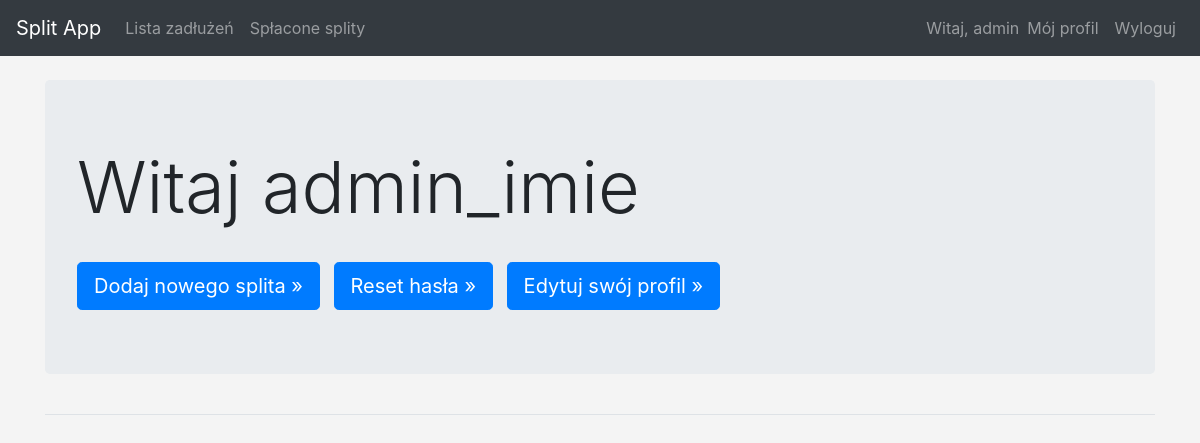
The app's page / (signed in), older data.
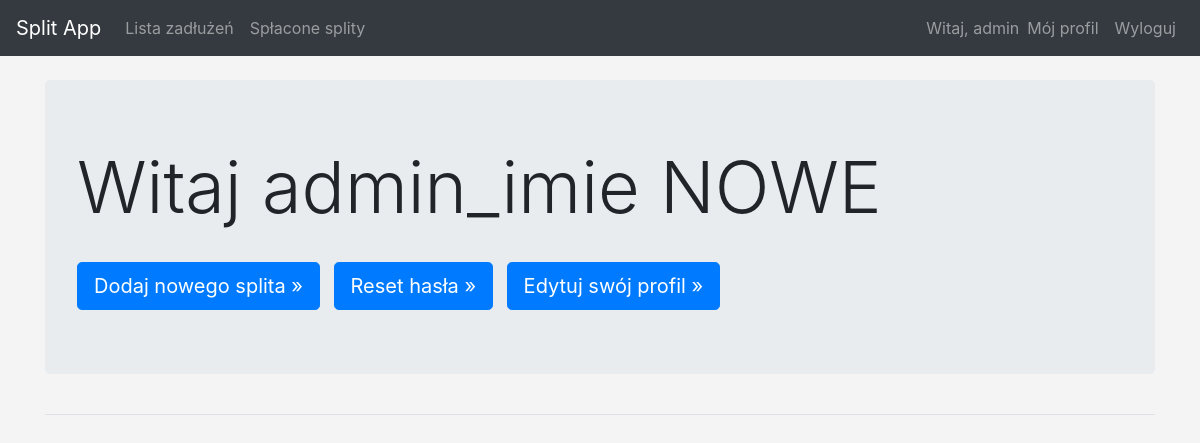
The same page, newer data.
### users/models.py (models this page shows, shortened)
class Profile(models.Model):
    user = models.OneToOneField(User, related_name="profile", on_delete=models.CASCADE, primary_key=True)
    first_name = models.CharField(max_length=20, null=False, blank=False)
    last_name = models.CharField(max_length=20, null=False, blank=False)
    nick = models.CharField(max_length=40, null=True, blank=True)
    email = models.CharField(max_length=50, null=False, blank=False)
    pass_change_force = models.BooleanField(default=True)
    phone = models.IntegerField(null=True, blank=True, unique=True)
    bank = models.CharField(default='-', max_length=255)

### split_app/views.py (the view)
# urls.py: path("", views.index, name="index"),
def index(req):
    if req.user.is_authenticated:
        profile = Profile.objects.get(user=req.user)
        context = {"profile":profile}
        return render(req, "split_app/index.html", context)
    else:
        return render(req, "split_app/index.html")

### split_app/templates/split_app/index.html (shortened to what this page needs)
{% extends 'split_app/base.html' %}
{% block page_header %}
    <div class = "jumbotron">
    {% if user.is_authenticated %}
        <h1 class="display-3">Witaj {{ profile.first_name}}</h1>
        <br>
        {% else %}
        <h1 class="display-3">Witaj w aplikacji Split Saventic</h1>
        <p class="lead">Stwórz splita i dodaj ile jest ci dana osoba winna daniny</p>
        <a class="btn btn-lg btn-primary" href="{% url 'users:login' %}" role="button">Zaloguj się</a>
        &nbsp;
    {% endif %}
        {% if user.is_authenticated %}
            <a class="btn btn-lg btn-primary" href="{% url 'split_app:new_transaction' %}" role="button">Dodaj nowego splita &raquo;</a>
            <a class="btn btn-lg btn-primary" href="{% url 'users:upassword_change' %}" role="button">Reset hasła &raquo;</a>
            <a class="btn btn-lg btn-primary" href="{% url 'users:editprofile' profile.user_id%}" role="button">Edytuj swój profil &raquo;</a>
        {% endif %}
    </div>
{% endblock page_header %}

Row changes from the older to the newer data that the page shows:
changed Profile: first_name "admin_imie" → "admin_imie NOWE"
